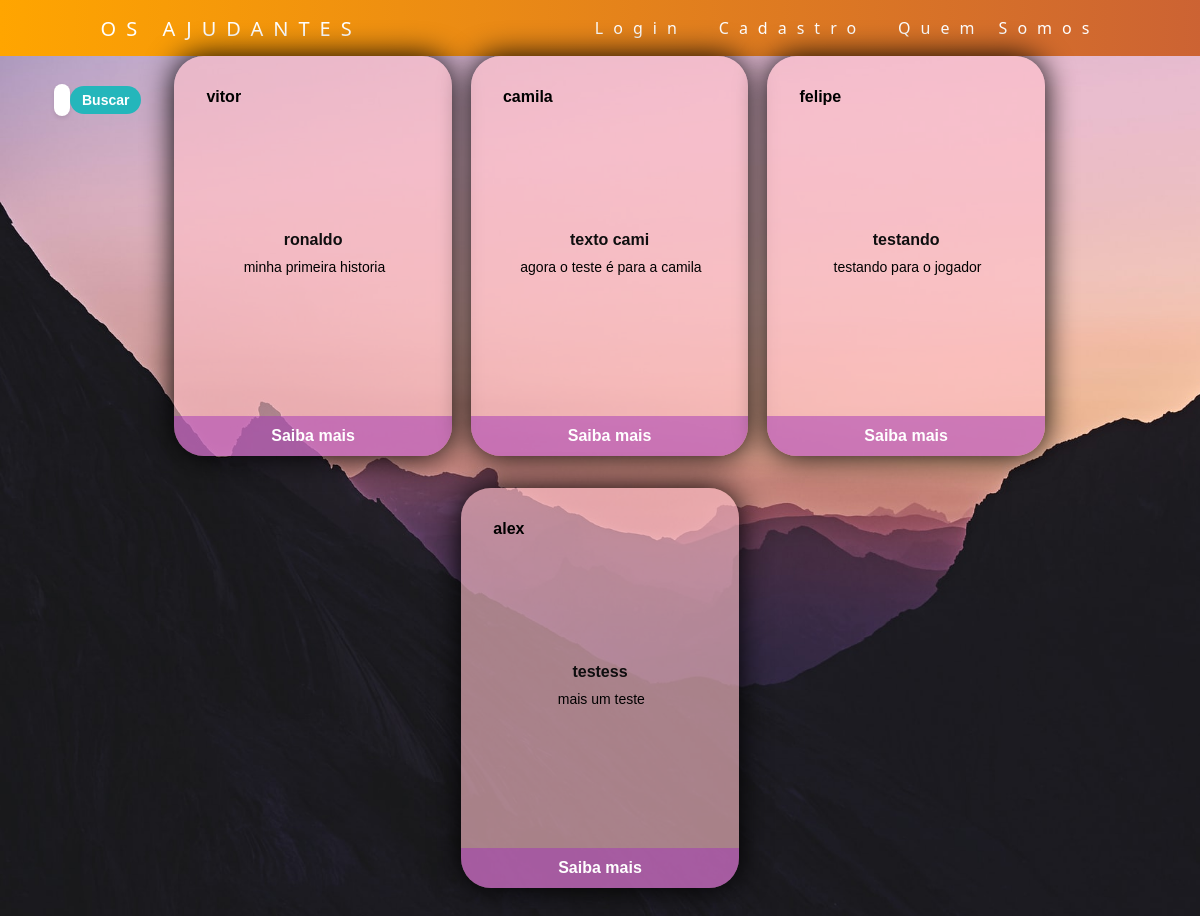
The page / on the database its author committed.
### tables this page shows
CREATE TABLE `depoimento` (
  `depoimento_id` int(11) NOT NULL,
  `titulo` varchar(20) NOT NULL,
  `historia` text NOT NULL,
  `last_seen` datetime NOT NULL DEFAULT current_timestamp(),
  `usuario_id` int(11) NOT NULL
);

CREATE TABLE `cadastro` (
  `usuario_id` int(11) NOT NULL,
  `NomeCompleto` varchar(255) NOT NULL,
  `NomeUsuario` varchar(255) NOT NULL,
  `Email` varchar(255) NOT NULL,
  `NumeroTelefone` varchar(35) NOT NULL,
  `Senha` varchar(15) NOT NULL,
  `ConfirmarSenha` varchar(15) NOT NULL,
  `last_seen` datetime NOT NULL DEFAULT current_timestamp(),
  `p_p` varchar(255) NOT NULL DEFAULT 'User-default.png'
);

### index.php (the view, shortened to what this page needs)
<?php
$conexao = new PDO("mysql:host=localhost;dbname=chat_app_db", "root", "");
$query = "SELECT depoimento.titulo, depoimento.historia, cadastro.NomeCompleto
          FROM depoimento
          INNER JOIN cadastro ON depoimento.usuario_id = cadastro.usuario_id";
$query .= " ORDER BY depoimento.depoimento_id DESC";
$stmt = $conexao->prepare($query);
$stmt->execute();
$result_card = $stmt->fetchAll(PDO::FETCH_ASSOC);
?>
<!DOCTYPE html>
<html lang="pt-br">
<head>
  <link rel="stylesheet" href="css/Stylemenwis.css" />
</head>
<body>
  <nav>
    <a class="logo" href="menup.php">OS AJUDANTES</a>
    <ul class="nav-list">
      <li><a href="page.php">Login</a></li>
      <li><a href="telacadastro.php">Cadastro</a></li>
      <li><a href="Somos.php">Quem Somos</a></li>
    </ul>
  </nav>
  <div class="container">
    <form method="GET" action="">
      <div class="search-container">
        <div class="search-icon"></div>
        <input type="text" class="search-input" name="search" placeholder="Buscar por nome">
        <button type="submit" class="search-button">Buscar</button>
      </div>
    </form>
    <?php foreach ($result_card as $dado) { ?>
      <div class="card card-1">
        <div class="card-header">
          <h4 class="card-nome"><?php echo $dado["NomeCompleto"]; ?></h4>
        </div>
        <div class="card-body">
          <h3 class="card-local"><?php echo $dado["titulo"]; ?></h3>
          <p class="card-texto"><?php echo $dado["historia"]; ?></p>
        </div>
        <div class="card-footer">
          <a href="#" class="card-link">Saiba mais</a>
        </div>
      </div>
    <?php } ?>
  </div>
</body>
</html>

### css/Stylemenwis.css (style rules this page uses)
* { margin: 0; padding: 0; }
body { position: absolute; height: 100vh; width: 100vw; background: url('../img/bg.jpg') fixed no-repeat; -webkit-background-size: cover; -o-background-size: cover; -moz-background-size: cover; background-size: cover; }
a { color: white; text-decoration: none; transition: 0.9s; }
.logo { font-size: 20px; text-transform: capitalize; letter-spacing: 10px; }
nav { display: flex; justify-content: space-around;background-image: url('../img/search-icon.png'); align-items: center; font-family: system-ui, -apple-system, Helvetica, Arial, sans-serif; background-image: linear-gradient(to right, orange, purple, green); background-size: 500% 100%; animation: degrade_animado 2.0s infinite alternate; height: 7vh; }
.nav-list { list-style: none; display: flex; }
.nav-list li { letter-spacing: 10px; margin-left: 32px; }
.container { display: flex; flex-wrap: wrap; justify-content: space-evenly; margin-top: 2rem; max-width: 960px; margin: 0 auto; padding: 0 1rem; box-sizing: border-box; }
.card { width: calc(33.33% - 2rem); height: 400px; margin-bottom: 2rem; background-color: rgba(255, 192, 203, 0.625); border-radius: 30px; overflow: hidden; box-shadow: 0px 0px 30px black; transition: 0.2s; box-sizing: border-box; }
.card-header { width: 100%; height: 150px; overflow: hidden; }
.card-body { height: 170px; padding: 15px; text-align: center; font-family: sans-serif; }
.card-local { font-size: 16px; margin: 10px 0; }
.card-texto { font-size: 14px; width: 250px; margin: 0 auto; }
.card-footer { margin-top: 10px; text-align: center; background-color: white; }
.card-footer a { color: white; display: block; padding: 11px; text-decoration: none; font-family: sans-serif; font-weight: 600; }
.card-1 .card-footer { background-color: #a336b87e; }
.card-1 .card-local { color: #0f0e0f; }
h4.card-nome { color: #000000; margin: 2rem; font-family: 'Franklin Gothic Medium', 'Arial Narrow', Arial, sans-serif; }
.search-container { position: fixed; top: 2rem; left: 1rem; z-index: 9999; display: flex; align-items: center; padding-top: 50px; }
.search-input { padding: 8px; border-radius: 20px; border: none; outline: none; font-size: 14px; color: #000; background-color: #fff; box-shadow: 0px 2px 4px rgba(0, 0, 0, 0.1); transition: width 0.3s ease-in-out; width: 0; overflow: hidden; }
.search-button { padding: 6px 12px; border-radius: 20px; border: none; outline: none; font-size: 14px; font-weight: bold; color: #fff; background-color: #24b6bb; cursor: pointer; transition: background-color 0.3s; }
.search-icon { display: flex; align-items: center; justify-content: center; width: 30px; height: 30px; border-radius: 50%; background-image: url('../img/search.png'); background-size: cover; background-repeat: no-repeat; background-position: center; margin-right: 0.5rem; margin-top: 5px; cursor: pointer; transition: background-color 0.3s; }

### index.php (style rules this page uses)
.search-icon { display: inline-block; width: 30px; height: 30px; background: url('caminho/para/o/seu/icone.png') center center no-repeat; background-size: cover; cursor: pointer; }

### rows shown on the page
depoimento: usuario.NomeCompleto "vitor", titulo "ronaldo", historia "minha primeira historia"
depoimento: usuario.NomeCompleto "camila", titulo "texto cami", historia "agora o teste é para a camila"
depoimento: usuario.NomeCompleto "felipe", titulo "testando", historia "testando para o jogador"
depoimento: usuario.NomeCompleto "alex", titulo "testess", historia "mais um teste"
